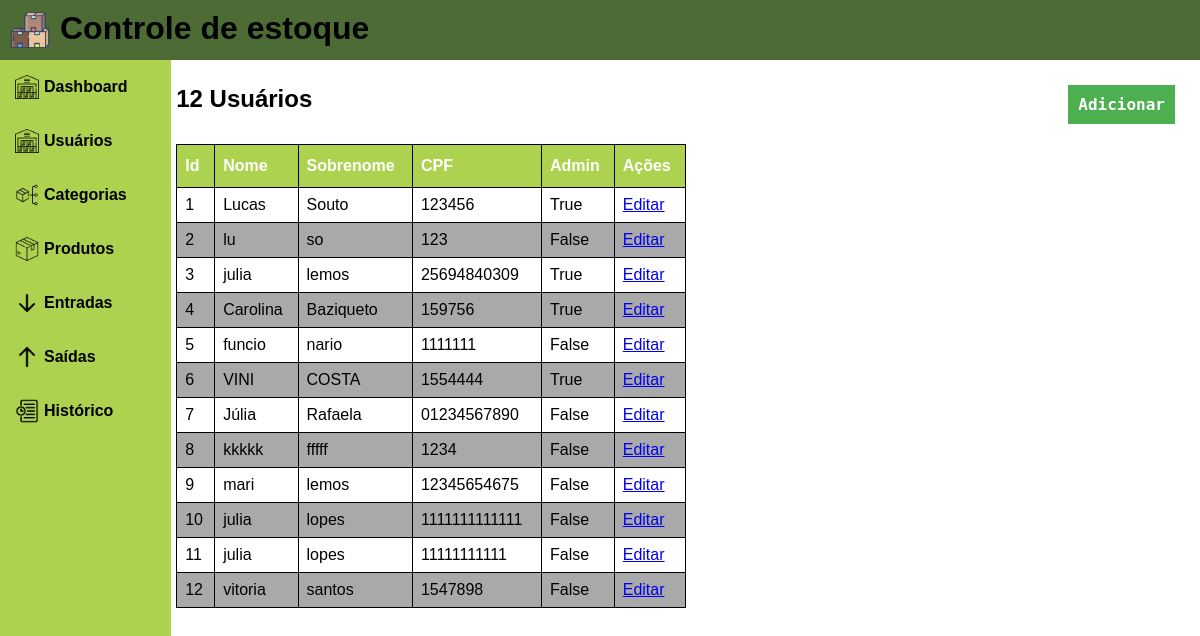
The page /usuarios on the database its author committed.
### models.py (models this page shows, shortened)
class User(Base):
    __tablename__ = 'user'
    id = Column(Integer, primary_key=True)
    nome = Column(String(40), nullable=False, index=True)
    sobrenome = Column(String(40), nullable=False, index=True)
    cpf = Column(String(14), nullable=False, index=True, unique=True)
    admin = Column(Boolean, nullable=False, default=False)
    def serialize_user(self):
        dados_user = {
            'id': self.id,
            'nome': self.nome,
            'sobrenome': self.sobrenome,
            'cpf': self.cpf,
            'admin': self.admin
        }
        return dados_user

### app.py (the view)
@app.route('/usuarios')
def usuarios():
    count_user_sql = select(User)
    count_user = db_session.execute(count_user_sql).scalars().all()
    count = len(count_user)
    users = []
    for user in count_user:
        users.append(user.serialize_user())
    print(count)
    return render_template('usuarios.html', users=users, test=count)

### templates/usuarios.html (shortened to what this page needs)
{% extends 'home.html' %}
{% block content %}
    <div class="title">
        <h2>{{ test }} Usuários</h2>
        <a class="button" href="{{ url_for('inserir_usuario') }}">Adicionar</a>
    </div>
    <table>
        <thead>
        <tr>
            <th>Id</th>
            <th>Nome</th>
            <th>Sobrenome</th>
            <th>CPF</th>
            <th>Admin</th>
            <th>Ações</th>
        </tr>
        </thead>
        <tbody>
        {% for user in users %}
            <tr>
                <td>{{ user.id }}</td>
                <td>{{ user.nome }}</td>
                <td>{{ user.sobrenome }}</td>
                <td>{{ user.cpf }}</td>
                <td>{{ user.admin }}</td>
                <td><a href="{{ url_for('editar_usuario', id_usuario = user.id) }}">Editar</a></td>
            </tr>
        {% endfor %}
        </tbody>
    </table>
{% endblock %}

### templates/home.html (shortened to what this page needs)
<!DOCTYPE html>
<html lang="pt-BR">
<head>
    <link rel="stylesheet" href="/static/home.css">
</head>
<body>
<div class="header">
    <a href="/css"><img src="/static/logo.png" alt=""></a>
    <h1>Controle de estoque</h1>
</div>
<div class="main">
    <div class="sidebar">
        <ul class="menu">
            <li>
                <a href="{{ url_for('dashboard') }}">
                    <div class="menu-itens">
                        <img src="/static/home.png">
                        <p>Dashboard</p>
                    </div>
                </a>
            </li>
            <li>
                <a href="{{ url_for('usuarios') }}">
                    <div class="menu-itens">
                        <img src="/static/home.png">
                        <p>Usuários</p>
                    </div>
                </a>
            </li>
            <li>
                <a href="{{ url_for('categorias') }}">
                    <div class="menu-itens">
                        <img src="/static/categoria.png">
                        <p>Categorias</p>
                    </div>
                </a>
            </li>
            <li>
                <a href="{{ url_for('produtos') }}">
                    <div class="menu-itens">
                        <img src="/static/produto.png">
                        <p>Produtos</p>
                    </div>
                </a>
            </li>
            <li>
                <a href="{{ url_for('entradas') }}">
                    <div class="menu-itens">
                        <img src="/static/entrada.png">
                        <p>Entradas</p>
                    </div>
                </a>
            </li>
            <li>
                <a href="{{ url_for('saidas') }}">
                    <div class="menu-itens">
                        <img src="/static/saida.png">
                        <p>Saídas</p>
                    </div>
                </a>
            </li>
            <li>
                <a href="{{ url_for('historico') }}">
                    <div class="menu-itens">
                        <img src="/static/time.png">
                        <p>Histórico</p>
                    </div>
                </a>
            </li>
        </ul>
    </div>
    <div class="block">
        {% block content %}
        {% endblock %}
    </div>
</div>
</body>
</html>

### static/home.css (style rules this page uses)
* { margin: 0; padding: 0; box-sizing: border-box; }
.header { height: 60px; background-color: #4d6c35; padding: 10px; }
.header h1 { float: left; }
.header img { height: 100%; margin-right: 10px; float: left; }
.main { width: 100%; height: calc(100vh - 60px); display: flex; flex-direction: row; background-color: black; font-family: 'Consolas', 'Menlo', 'DejaVu Sans Mono', 'Bitstream Vera Sans Mono', monospace; }
.sidebar { width: 200px; background-color: #add250; font-weight: bold; display: flex; flex-direction: column; }
.menu-itens { display: flex; flex-direction: row; padding: 15px; align-items: center; }
.menu-itens p { display: block; margin-left: 5px; }
.block { width: 100%; background-color: white; padding: 5px; }
li a { list-style: none; display: block; text-decoration: none; color: black; }
li img { height: 24px; width: 24px; }
h1, h2 { font-family: Arial, sans-serif; }
h2 { margin-top: 20px; margin-bottom: 10px; }
p { font-family: Arial, sans-serif; }
table { width: 50%; border: 1px solid black; border-collapse: collapse; font-family: Arial, sans-serif; float: left; }
td, th { padding: 8px; border: 1px solid; }
th { padding-top: 12px; padding-bottom: 12px; text-align: left; background-color: #add250; color: white; font-weight: bold; border: 1px solid black; }
tr:nth-child(even) { background-color: darkgray; }
.title { display: flex; justify-content: space-between; }
h2 { display: inline-block; margin: 20px 0; }
.button { display: inline-block; padding: 10px; margin: 20px; background-color: #4CAF50; color: white; text-decoration: none; font-weight: bold; float: right; }

### rows shown on the page
User: id "1", nome "Lucas", sobrenome "Souto", cpf "123456", admin "True"
User: id "2", nome "lu", sobrenome "so", cpf "123", admin "False"
User: id "3", nome "julia", sobrenome "lemos", cpf "25694840309", admin "True"
User: id "4", nome "Carolina", sobrenome "Baziqueto", cpf "159756", admin "True"
User: id "5", nome "funcio", sobrenome "nario", cpf "1111111", admin "False"
User: id "6", nome "VINI", sobrenome "COSTA", cpf "1554444", admin "True"
User: id "7", nome "Júlia", sobrenome "Rafaela", cpf "01234567890", admin "False"
User: id "8", nome "kkkkk", sobrenome "fffff", cpf "1234", admin "False"
User: id "9", nome "mari", sobrenome "lemos", cpf "12345654675", admin "False"
User: id "10", nome "julia", sobrenome "lopes", cpf "1111111111111", admin "False"
User: id "11", nome "julia", sobrenome "lopes", cpf "11111111111", admin "False"
User: id "12", nome "vitoria", sobrenome "santos", cpf "1547898", admin "False"

### other values the page prints
{{ test }} "12"
